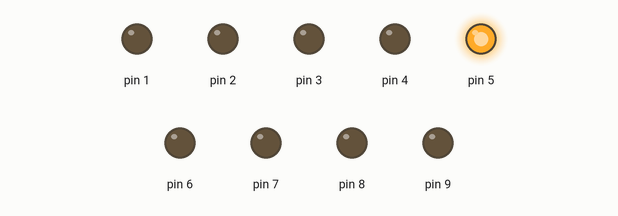
Simulated run of this sketch. Board: Arduino Uno, built with avr-gcc and run on an emulated ATmega328P. Parts: output pins drawn as LEDs (lit = HIGH).

Above: at 0.5 s.
At 2.5 s:
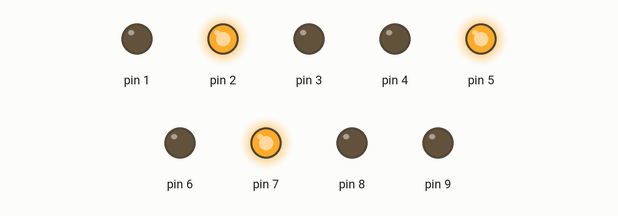
At 3.5 s:
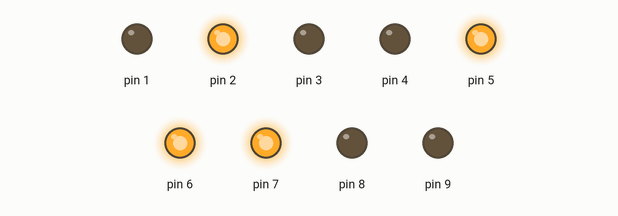
At 5.5 s:
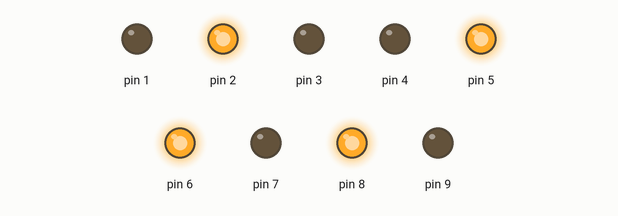
At 8.5 s:
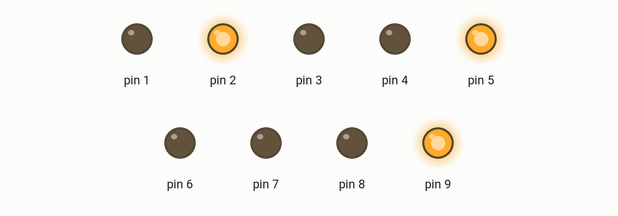
At 11.5 s:
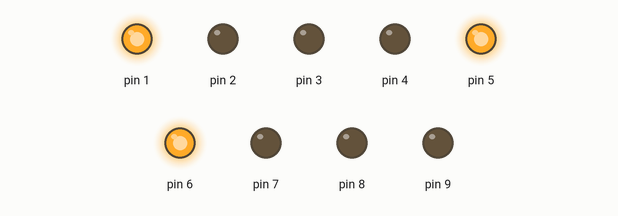
Timing chart, 0 to 13.0 s (numbered marks = the images above):
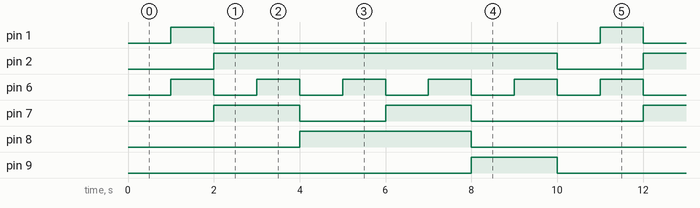

The sketch:

Nixie_test.ino
```cpp
void setup() {
pinMode(1,OUTPUT);
pinMode(2,OUTPUT);
pinMode(3,OUTPUT);
pinMode(4,OUTPUT);
pinMode(5,OUTPUT);
digitalWrite(5,HIGH);
pinMode(6,OUTPUT);
pinMode(7,OUTPUT);
pinMode(8,OUTPUT);
pinMode(9,OUTPUT);
}

void loop() {
  //0
digitalWrite(1,LOW);
digitalWrite(2,LOW);
digitalWrite(3,LOW);
digitalWrite(4,LOW);

digitalWrite(6,LOW);
digitalWrite(7,LOW);
digitalWrite(8,LOW);
digitalWrite(9,LOW);
delay(1000);

//1
digitalWrite(1,HIGH);
digitalWrite(2,LOW);
digitalWrite(3,LOW);
digitalWrite(4,LOW);

digitalWrite(6,HIGH);
digitalWrite(7,LOW);
digitalWrite(8,LOW);
digitalWrite(9,LOW);
delay(1000);

//2
digitalWrite(1,LOW);
digitalWrite(2,HIGH);
digitalWrite(3,LOW);
digitalWrite(4,LOW);

digitalWrite(6,LOW);
digitalWrite(7,HIGH);
digitalWrite(8,LOW);
digitalWrite(9,LOW);
delay(1000);

//3
digitalWrite(6,HIGH);
digitalWrite(7,HIGH);
digitalWrite(8,LOW);
digitalWrite(9,LOW);
delay(1000);

//4
digitalWrite(6,LOW);
digitalWrite(7,LOW);
digitalWrite(8,HIGH);
digitalWrite(9,LOW);
delay(1000);

//5
digitalWrite(6,HIGH);
digitalWrite(7,LOW);
digitalWrite(8,HIGH);
digitalWrite(9,LOW);
delay(1000);

//6
digitalWrite(6,LOW);
digitalWrite(7,HIGH);
digitalWrite(8,HIGH);
digitalWrite(9,LOW);
delay(1000);

//7
digitalWrite(6,HIGH);
digitalWrite(7,HIGH);
digitalWrite(8,HIGH);
digitalWrite(9,LOW);
delay(1000);

//8
digitalWrite(6,LOW);
digitalWrite(7,LOW);
digitalWrite(8,LOW);
digitalWrite(9,HIGH);
delay(1000);

//9
digitalWrite(6,HIGH);
digitalWrite(7,LOW);
digitalWrite(8,LOW);
digitalWrite(9,HIGH );
delay(1000);
}
```

Measured:
- by itself, pin 1: alternates HIGH for 1.0 s and LOW for 9.0 s
- by itself, pin 2: alternates HIGH for 8.0 s and LOW for 2.0 s
- by itself, pin 6: alternates HIGH for 1.0 s and LOW for 1.0 s
- by itself, pin 7: repeats every 10.0 s: LOW 2.0 s, HIGH 2.0 s, LOW 4.0 s, HIGH 2.0 s
- by itself, pin 8: alternates HIGH for 4.0 s and LOW for 6.0 s
- by itself, pin 9: alternates HIGH for 2.0 s and LOW for 8.0 s
